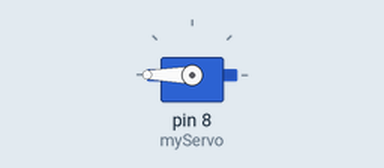
Bench run of a sketch on a simulated Arduino Uno, built with avr-gcc and run on an emulated ATmega328P. On the bench: servo.

Above: at 0.05 s.
At 10.0 s:
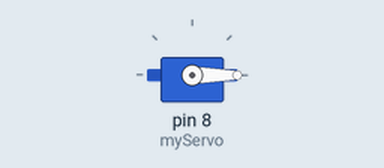
Timing chart, 0 to 13.0 s (numbered marks = the images above):
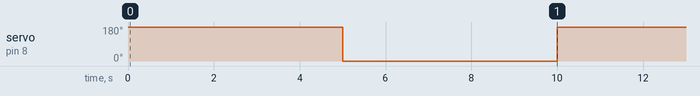

The sketch:

KevinT.ino
```cpp
/*
  Purpose: Basic example of a 180deg Micro Servo connected via a Seead Screw Terminal
  Notes:
    1. Connect to a Digital Pin
    2. 180 Degree ROM 0-180 values
  Author: Ben Jones 13/7/23
  Contact: benjmain.jones21@det.nsw.edu.au
  Source: https://wiki.seeedstudio.com/Grove-Servo/
*/

#include <Servo.h>

Servo myServo;  // create servo object to control a servo

static unsigned int degreeOfMovement = 180;    // variable to read the value from the analog pin

void setup() {
  myServo.attach(8);  // attaches the servo on pin 9 to the servo object
}

void loop() {
  myServo.write(degreeOfMovement);                // sets the servo position according to the set value
  delay(5000);                                    // waits for the servo to get there
  myServo.write(0);                               // returns the servo to 0
  delay(5000);                                    // waits for the servo to get there
}
```

Measured:
- by itself, servo on pin 8 (myServo): alternates 180° for 5.0 s and 0° for 5.0 s
